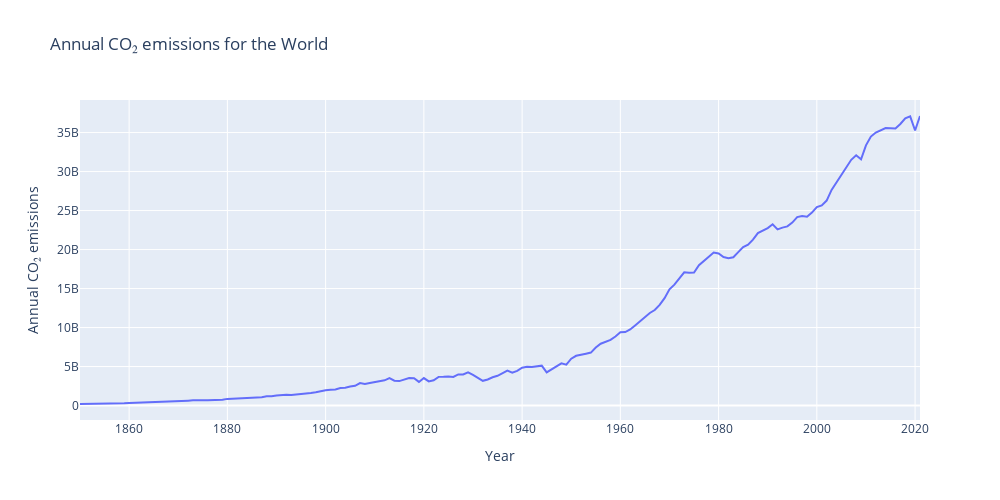

Source (notebook cell):
### Code cell
fig = px.line(df_world,"Year","Annual CO₂ emissions", 
               width=1000, height=500,
               title=f"Annual CO₂ emissions for the World")

fig.show()

### Figure 1 — Plotly figure (JSON) as saved in the notebook; plotly's stock layout.template omitted (floating-point values rounded to 4 significant figures; data arrays with more than 128 entries replaced by an {"elided": "..."} marker saying what was removed)
{"data": [{"hovertemplate": "Year=%{x}<br>Annual CO₂ emissions=%{y}<extra></extra>", "legendgroup": "", "line": {"color": "#636efa", "dash": "solid"}, "marker": {"symbol": "circle"}, "mode": "lines", "name": "", "orientation": "v", "showlegend": false, "type": "scatter", "x": {"elided": "172 int values"}, "xaxis": "x", "y": {"elided": "172 int values"}, "yaxis": "y"}], "layout": {"height": 500, "legend": {"tracegroupgap": 0}, "title": {"text": "Annual CO₂ emissions for the World"}, "width": 1000, "xaxis": {"anchor": "y", "domain": [0, 1], "title": {"text": "Year"}}, "yaxis": {"anchor": "x", "domain": [0, 1], "title": {"text": "Annual CO₂ emissions"}}}}
